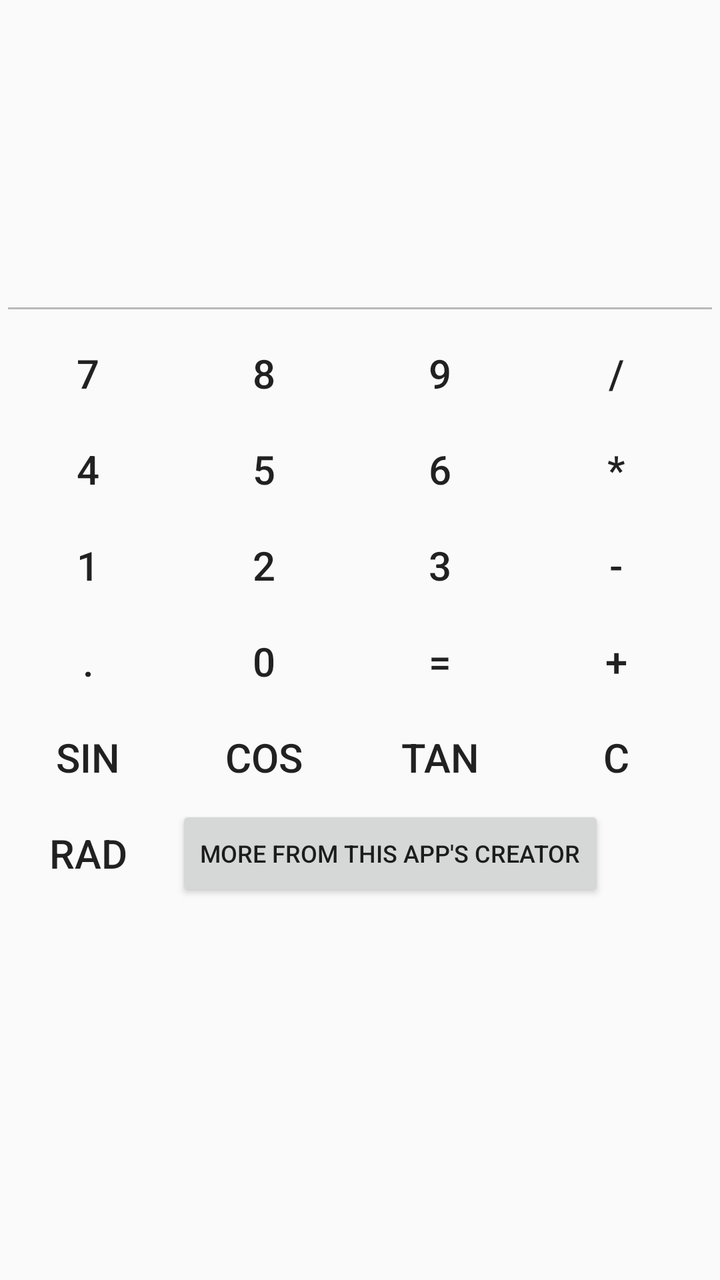
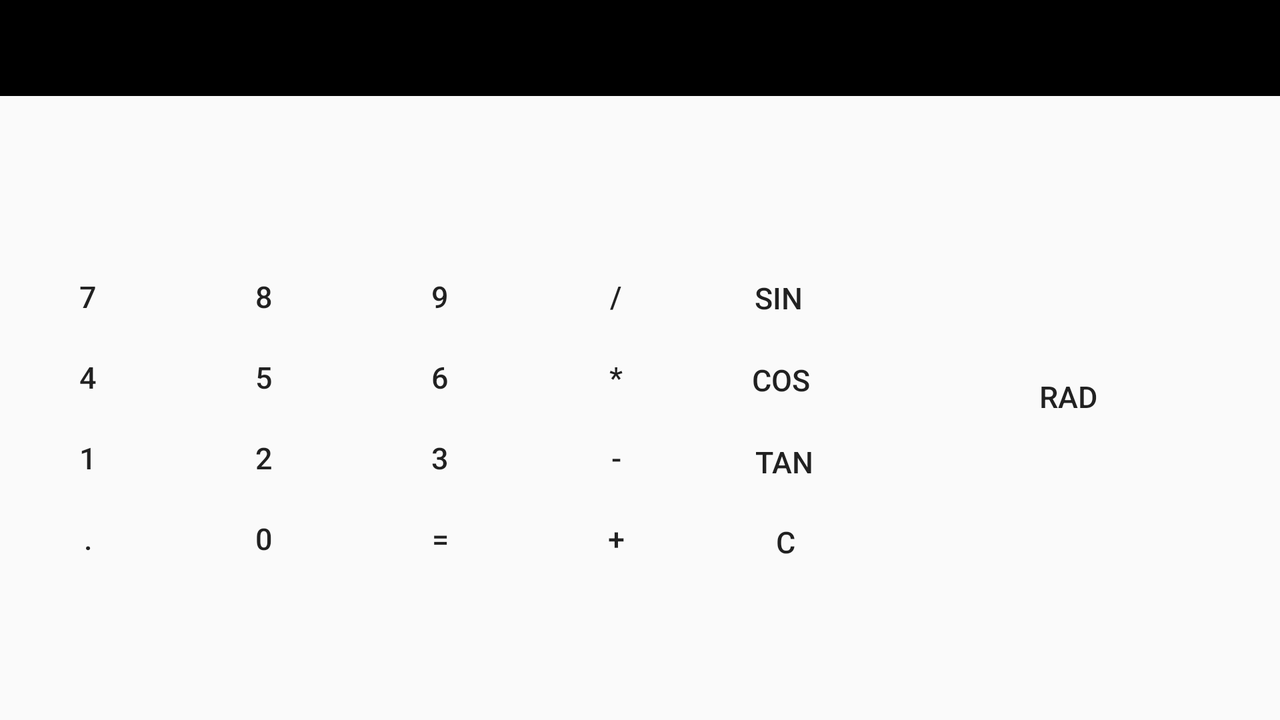

One screen, two layout resources from the same app: the default and the author's alternative for another configuration. Each is rendered where Android would select it; the XML of both is given below.
<!-- AndroidManifest.xml: application theme AppTheme -->
<!-- res/layout/activity_main.xml -->
<?xml version="1.0" encoding="utf-8"?>

<layout>

    <RelativeLayout xmlns:android="http://schemas.android.com/apk/res/android"
        xmlns:tools="http://schemas.android.com/tools"
        android:id="@+id/activity_main"
        android:layout_width="match_parent"
        android:layout_height="match_parent"
        tools:context="com.sample.foo.samplecalculator.MainActivity">

        <TextView
            android:id="@+id/infoTextView"
            android:layout_width="match_parent"
            android:layout_height="wrap_content"
            android:layout_marginBottom="30dp"
            android:textSize="30sp"
            android:textColor="#000000"/>

        <EditText
            android:id="@+id/editText"
            android:layout_width="match_parent"
            android:layout_height="wrap_content"
            android:layout_below="@id/infoTextView"
            android:enabled="false"
            android:gravity="bottom"
            android:lines="2"
            android:maxLines="2"
            android:textSize="30sp"
            android:textColor="#000000"/>

        <Button
            android:id="@+id/buttonSeven"
            style="@style/Widget.AppCompat.Button.Borderless"
            android:layout_width="wrap_content"
            android:layout_height="wrap_content"
            android:layout_below="@id/editText"
            android:text="7"
            android:textSize="20sp" />

        <Button
            android:id="@+id/buttonEight"
            style="@style/Widget.AppCompat.Button.Borderless"
            android:layout_width="wrap_content"
            android:layout_height="wrap_content"
            android:layout_below="@id/editText"
            android:layout_toRightOf="@id/buttonSeven"
            android:text="8"
            android:textSize="20sp" />

        <Button
            android:id="@+id/buttonNine"
            style="@style/Widget.AppCompat.Button.Borderless"
            android:layout_width="wrap_content"
            android:layout_height="wrap_content"
            android:layout_below="@id/editText"
            android:layout_toRightOf="@id/buttonEight"
            android:text="9"
            android:textSize="20sp" />

        <Button
            android:id="@+id/buttonFour"
            style="@style/Widget.AppCompat.Button.Borderless"
            android:layout_width="wrap_content"
            android:layout_height="wrap_content"
            android:layout_below="@id/buttonSeven"
            android:text="4"
            android:textSize="20sp" />

        <Button
            android:id="@+id/buttonFive"
            style="@style/Widget.AppCompat.Button.Borderless"
            android:layout_width="wrap_content"
            android:layout_height="wrap_content"
            android:layout_alignRight="@id/buttonEight"
            android:layout_below="@id/buttonEight"
            android:text="5"
            android:textSize="20sp" />

        <Button
            android:id="@+id/buttonSix"
            style="@style/Widget.AppCompat.Button.Borderless"
            android:layout_width="wrap_content"
            android:layout_height="wrap_content"
            android:layout_alignRight="@id/buttonNine"
            android:layout_below="@id/buttonNine"
            android:text="6"
            android:textSize="20sp" />

        <Button
            android:id="@+id/buttonOne"
            style="@style/Widget.AppCompat.Button.Borderless"
            android:layout_width="wrap_content"
            android:layout_height="wrap_content"
            android:layout_below="@id/buttonFour"
            android:text="1"
            android:textSize="20sp" />

        <Button
            android:id="@+id/buttonTwo"
            style="@style/Widget.AppCompat.Button.Borderless"
            android:layout_width="wrap_content"
            android:layout_height="wrap_content"
            android:layout_alignRight="@id/buttonEight"
            android:layout_below="@id/buttonFive"
            android:text="2"
            android:textSize="20sp" />

        <Button
            android:id="@+id/buttonThree"
            style="@style/Widget.AppCompat.Button.Borderless"
            android:layout_width="wrap_content"
            android:layout_height="wrap_content"
            android:layout_alignRight="@id/buttonNine"
            android:layout_below="@id/buttonSix"
            android:text="3"
            android:textSize="20sp" />

        <Button
            android:id="@+id/buttonDot"
            style="@style/Widget.AppCompat.Button.Borderless"
            android:layout_width="wrap_content"
            android:layout_height="wrap_content"
            android:layout_below="@id/buttonOne"
            android:text="."
            android:textSize="20sp" />

        <Button
            android:id="@+id/buttonZero"
            style="@style/Widget.AppCompat.Button.Borderless"
            android:layout_width="wrap_content"
            android:layout_height="wrap_content"
            android:layout_alignRight="@id/buttonEight"
            android:layout_below="@id/buttonTwo"
            android:text="0"
            android:textSize="20sp" />

        <Button
            android:id="@+id/buttonEqual"
            style="@style/Widget.AppCompat.Button.Borderless"
            android:layout_width="wrap_content"
            android:layout_height="wrap_content"
            android:layout_alignRight="@id/buttonNine"
            android:layout_below="@id/buttonThree"
            android:text="="
            android:textSize="20sp" />

        <Button
            android:id="@+id/buttonDivide"
            style="@style/Widget.AppCompat.Button.Borderless"
            android:layout_width="wrap_content"
            android:layout_height="wrap_content"
            android:layout_alignTop="@id/buttonNine"
            android:layout_toRightOf="@id/buttonNine"
            android:text="/"
            android:textSize="20sp" />

        <Button
            android:id="@+id/buttonMultiply"
            style="@style/Widget.AppCompat.Button.Borderless"
            android:layout_width="wrap_content"
            android:layout_height="wrap_content"
            android:layout_alignTop="@id/buttonSix"
            android:layout_toRightOf="@id/buttonSix"
            android:text="*"
            android:textSize="20sp" />

        <Button
            android:id="@+id/buttonSubtract"
            style="@style/Widget.AppCompat.Button.Borderless"
            android:layout_width="wrap_content"
            android:layout_height="wrap_content"
            android:layout_alignTop="@id/buttonThree"
            android:layout_toRightOf="@id/buttonThree"
            android:text="-"
            android:textSize="20sp" />

        <Button
            android:id="@+id/buttonAdd"
            style="@style/Widget.AppCompat.Button.Borderless"
            android:layout_width="wrap_content"
            android:layout_height="wrap_content"
            android:layout_alignTop="@id/buttonEqual"
            android:layout_toRightOf="@id/buttonEqual"
            android:text="+"
            android:textSize="20sp" />

        <Button
            android:id="@+id/buttonClear"
            style="@style/Widget.AppCompat.Button.Borderless"
            android:layout_width="wrap_content"
            android:layout_height="wrap_content"
            android:layout_alignRight="@id/buttonAdd"
            android:layout_below="@id/buttonAdd"
            android:text="C"
            android:textSize="20sp" />
        <Button
            android:id="@+id/buttonSin"
            style="@style/Widget.AppCompat.Button.Borderless"
            android:layout_width="wrap_content"
            android:layout_height="wrap_content"
            android:layout_below="@id/buttonDot"
            android:text="SIN"
            android:textSize="20sp" />
        <Button
            android:id="@+id/buttonCos"
            style="@style/Widget.AppCompat.Button.Borderless"
            android:layout_width="wrap_content"
            android:layout_height="wrap_content"
            android:layout_toRightOf="@id/buttonSin"
            android:layout_below="@id/buttonZero"
            android:text="COS"
            android:textSize="20sp" />
        <Button
            android:id="@+id/buttonTan"
            style="@style/Widget.AppCompat.Button.Borderless"
            android:layout_width="wrap_content"
            android:layout_height="wrap_content"
            android:layout_toRightOf="@id/buttonCos"
            android:layout_below="@id/buttonEqual"
            android:text="TAN"
            android:textSize="20sp" />
        <Button
            android:id="@+id/buttonDeg"
            style="@style/Widget.AppCompat.Button.Borderless"
            android:layout_width="wrap_content"
            android:layout_height="wrap_content"
            android:layout_below="@id/buttonSin"
            android:text="RAD"
            android:textSize="20sp" />
        
        <Button
            android:id="@+id/nextButton"
            android:layout_width="wrap_content"
            android:layout_height="wrap_content"
            android:layout_toRightOf="@id/buttonDeg"
            android:layout_below="@id/buttonCos"
            android:text="More from this app's creator"
            android:textSize="12sp"/>
    </RelativeLayout>
</layout>
<!-- resources referenced by this layout -->
<resources>
  <style name="AppTheme" parent="Theme.AppCompat.Light.DarkActionBar">
          
          <item name="colorPrimary">@color/black</item>
          <item name="colorPrimaryDark">@color/black</item>
          <item name="colorAccent">@color/colorAccent</item>
          <item name="navigationIcon">@drawable/ic_menu</item>
      </style>
  <color name="black">#000000</color>
  <color name="colorAccent">#FF4081</color>
  <!-- drawable ic_menu (drawable) -->
  <vector xmlns:android="http://schemas.android.com/apk/res/android"
          android:width="24dp"
          android:height="24dp"
          android:viewportWidth="24.0"
          android:viewportHeight="24.0">
      <path
          android:fillColor="#000000"
          android:pathData="M3,18h18v-2L3,16v2zM3,13h18v-2L3,11v2zM3,6v2h18L21,6L3,6z"/>
  </vector>
</resources>
<!-- res/layout-land/activity_main.xml (the author's variant of the layout above) -->
<!-- drawn on the phone turned sideways -->
<?xml version="1.0" encoding="utf-8"?>
<layout>
    <android.support.v4.widget.DrawerLayout xmlns:android="http://schemas.android.com/apk/res/android"
        xmlns:app="http://schemas.android.com/apk/res-auto"
        android:id="@+id/drawer_layout"
        android:layout_width="match_parent"
        android:layout_height="match_parent"
        android:fitsSystemWindows="true">

        
        <FrameLayout
            android:id="@+id/content_frame"
            android:layout_width="match_parent"
            android:layout_height="match_parent">

            <android.support.v7.widget.Toolbar
                android:id="@+id/toolbar"
                android:layout_width="match_parent"
                android:layout_height="?attr/actionBarSize"
                android:background="?attr/colorPrimary"
                android:text="@string/app_name"
                android:theme="@style/ThemeOverlay.AppCompat.ActionBar" />
        </FrameLayout>

        <RelativeLayout xmlns:android="http://schemas.android.com/apk/res/android"
            xmlns:tools="http://schemas.android.com/tools"
            android:id="@+id/activity_main"
            android:layout_width="match_parent"
            android:layout_height="match_parent"
            tools:context="com.sample.foo.samplecalculator.MainActivity">

            <TextView
                android:id="@+id/infoTextView"
                android:layout_width="match_parent"
                android:layout_height="30dp"
                android:layout_alignParentStart="true"
                android:layout_alignParentLeft="true"
                android:layout_alignParentTop="true"
                android:layout_marginStart="0dp"
                android:layout_marginLeft="0dp"
                android:layout_marginTop="47dp"
                android:textColor="@color/black"
                android:textSize="15sp" />

            <View
                android:layout_width="match_parent"
                android:layout_height="2dp"
                android:layout_alignParentStart="true"
                android:layout_alignParentLeft="true"
                android:layout_alignParentTop="true"
                android:layout_marginStart="0dp"
                android:layout_marginLeft="0dp"
                android:layout_marginTop="129dp"
                android:background="@color/silver" />

            <TextView
                android:id="@+id/editText"
                android:layout_width="match_parent"
                android:layout_height="30sp"
                android:layout_below="@id/infoTextView"
                android:layout_alignParentStart="true"
                android:layout_alignParentLeft="true"
                android:layout_marginStart="0dp"
                android:layout_marginLeft="0dp"
                android:layout_marginTop="21dp"
                android:gravity="bottom"
                android:lines="2"
                android:maxLines="2"
                android:textColor="@color/black"
                android:textSize="15sp" />

            <Button
                android:id="@+id/buttonSeven"
                style="@style/Widget.AppCompat.Button.Borderless"
                android:layout_width="wrap_content"
                android:layout_height="wrap_content"
                android:layout_below="@id/editText"
                android:minHeight="0dp"
                android:text="@string/seven"
                android:textSize="15sp" />

            <Button
                android:id="@+id/buttonEight"
                style="@style/Widget.AppCompat.Button.Borderless"
                android:layout_width="wrap_content"
                android:layout_height="wrap_content"
                android:layout_below="@id/editText"
                android:layout_toEndOf="@id/buttonSeven"
                android:layout_toRightOf="@id/buttonSeven"
                android:minHeight="0dp"
                android:text="@string/eight"
                android:textSize="15sp" />

            <Button
                android:id="@+id/buttonNine"
                style="@style/Widget.AppCompat.Button.Borderless"
                android:layout_width="wrap_content"
                android:layout_height="wrap_content"
                android:layout_below="@id/editText"
                android:layout_toEndOf="@id/buttonEight"
                android:layout_toRightOf="@id/buttonEight"
                android:minHeight="0dp"
                android:text="@string/nine"
                android:textSize="15sp" />

            <Button
                android:id="@+id/buttonFour"
                style="@style/Widget.AppCompat.Button.Borderless"
                android:layout_width="wrap_content"
                android:layout_height="wrap_content"
                android:layout_below="@id/buttonSeven"
                android:minHeight="0dp"
                android:text="@string/four"
                android:textSize="15sp" />

            <Button
                android:id="@+id/buttonFive"
                style="@style/Widget.AppCompat.Button.Borderless"
                android:layout_width="wrap_content"
                android:layout_height="wrap_content"
                android:layout_below="@id/buttonEight"
                android:layout_alignEnd="@id/buttonEight"
                android:layout_alignRight="@id/buttonEight"
                android:minHeight="0dp"
                android:text="@string/five"
                android:textSize="15sp" />

            <Button
                android:id="@+id/buttonSix"
                style="@style/Widget.AppCompat.Button.Borderless"
                android:layout_width="wrap_content"
                android:layout_height="wrap_content"
                android:layout_below="@id/buttonNine"
                android:layout_alignEnd="@id/buttonNine"
                android:layout_alignRight="@id/buttonNine"
                android:minHeight="0dp"
                android:text="@string/six"
                android:textSize="15sp" />

            <Button
                android:id="@+id/buttonOne"
                style="@style/Widget.AppCompat.Button.Borderless"
                android:layout_width="wrap_content"
                android:layout_height="wrap_content"
                android:layout_below="@id/buttonFour"
                android:minHeight="0dp"
                android:text="@string/one"
                android:textSize="15sp" />

            <Button
                android:id="@+id/buttonTwo"
                style="@style/Widget.AppCompat.Button.Borderless"
                android:layout_width="wrap_content"
                android:layout_height="wrap_content"
                android:layout_below="@id/buttonFive"
                android:layout_alignEnd="@id/buttonEight"
                android:layout_alignRight="@id/buttonEight"
                android:minHeight="0dp"
                android:text="@string/two"
                android:textSize="15sp" />

            <Button
                android:id="@+id/buttonThree"
                style="@style/Widget.AppCompat.Button.Borderless"
                android:layout_width="wrap_content"
                android:layout_height="wrap_content"
                android:layout_below="@id/buttonSix"
                android:layout_alignEnd="@id/buttonNine"
                android:layout_alignRight="@id/buttonNine"
                android:minHeight="0dp"
                android:text="@string/three"
                android:textSize="15sp" />

            <Button
                android:id="@+id/buttonDot"
                style="@style/Widget.AppCompat.Button.Borderless"
                android:layout_width="wrap_content"
                android:layout_height="wrap_content"
                android:layout_below="@id/buttonOne"
                android:minHeight="0dp"
                android:text="@string/dot"
                android:textSize="15sp" />

            <Button
                android:id="@+id/buttonZero"
                style="@style/Widget.AppCompat.Button.Borderless"
                android:layout_width="wrap_content"
                android:layout_height="wrap_content"
                android:layout_below="@id/buttonTwo"
                android:layout_alignEnd="@id/buttonEight"
                android:layout_alignRight="@id/buttonEight"
                android:minHeight="0dp"
                android:text="@string/zero"
                android:textSize="15sp" />

            <Button
                android:id="@+id/buttonEqual"
                style="@style/Widget.AppCompat.Button.Borderless"
                android:layout_width="wrap_content"
                android:layout_height="wrap_content"
                android:layout_below="@id/buttonThree"
                android:layout_alignEnd="@id/buttonNine"
                android:layout_alignRight="@id/buttonNine"
                android:minHeight="0dp"
                android:text="@string/equals"
                android:textSize="15sp" />

            <Button
                android:id="@+id/buttonDivide"
                style="@style/Widget.AppCompat.Button.Borderless"
                android:layout_width="wrap_content"
                android:layout_height="wrap_content"
                android:layout_alignTop="@id/buttonNine"
                android:layout_toEndOf="@id/buttonNine"
                android:layout_toRightOf="@id/buttonNine"
                android:minHeight="0dp"
                android:text="@string/divide"
                android:textSize="15sp" />

            <Button
                android:id="@+id/buttonMultiply"
                style="@style/Widget.AppCompat.Button.Borderless"
                android:layout_width="wrap_content"
                android:layout_height="wrap_content"
                android:layout_alignTop="@id/buttonSix"
                android:layout_toEndOf="@id/buttonSix"
                android:layout_toRightOf="@id/buttonSix"
                android:minHeight="0dp"
                android:text="@string/multiply"
                android:textSize="15sp" />

            <Button
                android:id="@+id/buttonSubtract"
                style="@style/Widget.AppCompat.Button.Borderless"
                android:layout_width="wrap_content"
                android:layout_height="wrap_content"
                android:layout_alignTop="@id/buttonThree"
                android:layout_toEndOf="@id/buttonThree"
                android:layout_toRightOf="@id/buttonThree"
                android:minHeight="0dp"
                android:text="@string/subtract"
                android:textSize="15sp" />

            <Button
                android:id="@+id/buttonAdd"
                style="@style/Widget.AppCompat.Button.Borderless"
                android:layout_width="wrap_content"
                android:layout_height="wrap_content"
                android:layout_alignTop="@id/buttonEqual"
                android:layout_toEndOf="@id/buttonEqual"
                android:layout_toRightOf="@id/buttonEqual"
                android:minHeight="0dp"
                android:text="@string/add"
                android:textSize="15sp" />

            <Button
                android:id="@+id/buttonClear"
                style="@style/Widget.AppCompat.Button.Borderless"
                android:layout_width="76dp"
                android:layout_height="wrap_content"
                android:layout_below="@id/buttonAdd"
                android:layout_alignEnd="@id/buttonAdd"
                android:layout_alignRight="@id/buttonAdd"
                android:layout_marginTop="-39dp"
                android:layout_marginEnd="-79dp"
                android:layout_marginRight="-79dp"
                android:minHeight="0dp"
                android:text="@string/clear"
                android:textSize="15sp" />

            <Button
                android:id="@+id/buttonSin"
                style="@style/Widget.AppCompat.Button.Borderless"
                android:layout_width="75dp"
                android:layout_height="wrap_content"
                android:layout_below="@id/buttonDot"
                android:layout_marginStart="0dp"
                android:layout_marginLeft="0dp"
                android:layout_marginTop="-161dp"
                android:layout_toEndOf="@+id/buttonDivide"
                android:layout_toRightOf="@+id/buttonDivide"
                android:minHeight="0dp"
                android:text="@string/sin"
                android:textSize="15sp" />

            <Button
                android:id="@+id/buttonCos"
                style="@style/Widget.AppCompat.Button.Borderless"
                android:layout_width="76dp"
                android:layout_height="wrap_content"
                android:layout_below="@id/buttonZero"
                android:layout_marginStart="-75dp"
                android:layout_marginLeft="-75dp"
                android:layout_marginTop="-120dp"
                android:layout_toEndOf="@id/buttonSin"
                android:layout_toRightOf="@id/buttonSin"
                android:minHeight="0dp"
                android:text="@string/cos"
                android:textSize="15sp" />

            <Button
                android:id="@+id/buttonTan"
                style="@style/Widget.AppCompat.Button.Borderless"
                android:layout_width="77dp"
                android:layout_height="wrap_content"
                android:layout_below="@id/buttonEqual"
                android:layout_marginStart="-75dp"
                android:layout_marginLeft="-75dp"
                android:layout_marginTop="-79dp"
                android:layout_toEndOf="@id/buttonCos"
                android:layout_toRightOf="@id/buttonCos"
                android:minHeight="0dp"
                android:text="@string/tan"
                android:textSize="15sp" />

            <Button
                android:id="@+id/buttonDeg"
                style="@style/Widget.AppCompat.Button.Borderless"
                android:layout_width="wrap_content"
                android:layout_height="wrap_content"
                android:layout_below="@id/buttonSin"
                android:layout_alignParentEnd="true"
                android:layout_alignParentRight="true"
                android:layout_marginTop="9dp"
                android:layout_marginEnd="62dp"
                android:layout_marginRight="62dp"
                android:minHeight="0dp"
                android:text="@string/rad"
                android:textSize="15sp" />

        </RelativeLayout>

        <android.support.design.widget.NavigationView
            android:id="@+id/nav_view"
            android:layout_width="wrap_content"
            android:layout_height="match_parent"
            android:layout_gravity="start"
            android:fitsSystemWindows="true"
            app:headerLayout="@layout/nav_header"
            app:itemTextColor="@color/black"
            app:menu="@menu/drawer_view" />

    </android.support.v4.widget.DrawerLayout>
</layout>
<!-- res/layout/nav_header.xml (included above) -->
<?xml version="1.0" encoding="utf-8"?>
<LinearLayout xmlns:android="http://schemas.android.com/apk/res/android"
    android:layout_width="match_parent"
    android:layout_height="192dp"
    android:background="@color/dark_gray"
    android:padding="16dp"
    android:theme="@style/ThemeOverlay.AppCompat.Dark"
    android:orientation="vertical"
    android:gravity="bottom">

    <TextView
        android:layout_width="match_parent"
        android:layout_height="wrap_content"
        android:text="@string/app_name"
        android:textAppearance="@style/TextAppearance.AppCompat.Body1"
        android:textColor="#ffffff"/>

</LinearLayout>
<!-- resources referenced by the variant -->
<!-- as the phone turned sideways resolves them -->
<resources>
  <color name="black">#000000</color>
  <string name="add">+</string>
  <string name="app_name">Calculator</string>
  <string name="clear">C</string>
  <string name="cos">COS</string>
  <string name="divide">/</string>
  <string name="dot">.</string>
  <string name="eight">8</string>
  <string name="equals">=</string>
  <string name="five">5</string>
  <string name="four">4</string>
  <string name="multiply">*</string>
  <string name="nine">9</string>
  <string name="one">1</string>
  <string name="rad">RAD</string>
  <string name="seven">7</string>
  <string name="sin">SIN</string>
  <string name="six">6</string>
  <string name="subtract">-</string>
  <string name="tan">TAN</string>
  <string name="three">3</string>
  <string name="two">2</string>
  <string name="zero">0</string>
  <style name="AppTheme" parent="Theme.AppCompat.Light.DarkActionBar">
          
          <item name="colorPrimary">@color/black</item>
          <item name="colorPrimaryDark">@color/black</item>
          <item name="colorAccent">@color/colorAccent</item>
          <item name="navigationIcon">@drawable/ic_menu</item>
      </style>
  <color name="colorAccent">#FF4081</color>
  <!-- drawable ic_menu (drawable) -->
  <vector xmlns:android="http://schemas.android.com/apk/res/android"
          android:width="24dp"
          android:height="24dp"
          android:viewportWidth="24.0"
          android:viewportHeight="24.0">
      <path
          android:fillColor="#000000"
          android:pathData="M3,18h18v-2L3,16v2zM3,13h18v-2L3,11v2zM3,6v2h18L21,6L3,6z"/>
  </vector>
</resources>
